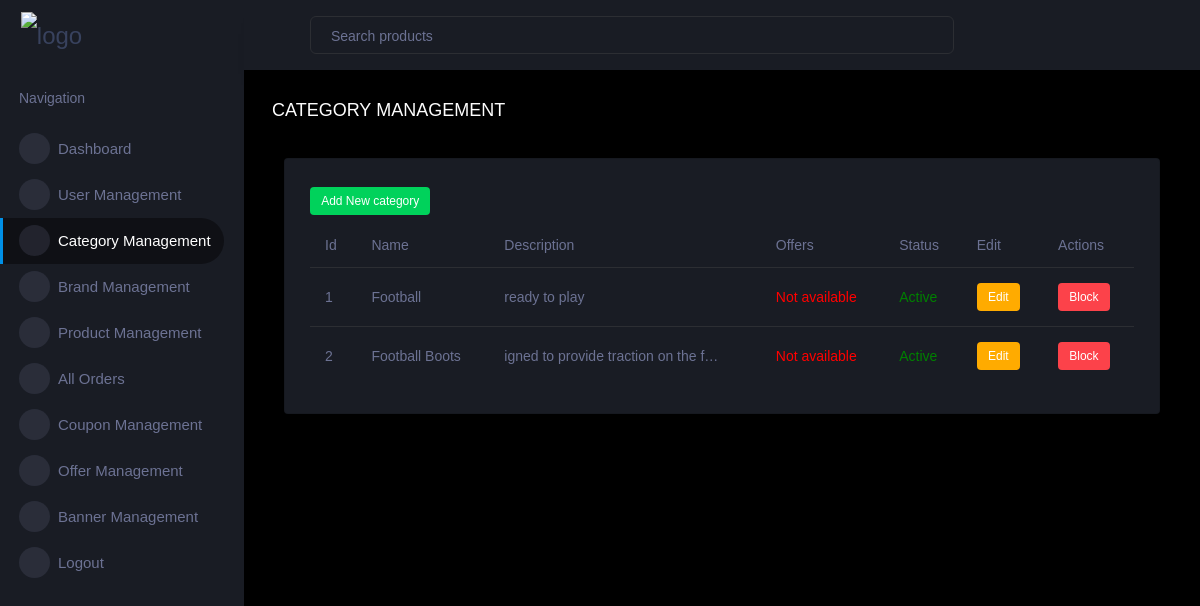
/admin_dash/category_management (signed in), run on the app's committed database.
### admin_dash/models.py (models this page shows, shortened)
class Category(models.Model) :
    name = models.CharField(max_length=150)
    description = models.TextField(max_length=250,default='Product description')
    offer = models.ForeignKey(Offer, on_delete=models.SET_NULL, blank=True, null=True)
    is_available = models.BooleanField(default=True)

### admin_dash/views.py (the view)
# urls.py: path('category_management',views.category_management, name='category_management'),
@login_required(login_url='admin_log_in')
def category_management(request) :
    all_category = Category.objects.all().order_by('-id')
    context = {
        'all_category':all_category
    }
    return render(request, 'admin_dash/category_manage.html',context)

### cart/context_processors.py (called while the page is built)
def cart_count(request):
    cart_item_count = 0
    if request.user.is_authenticated:
        cart_item_count = Cart.objects.filter(user=request.user).count()
    return {'cart_item_count': cart_item_count}

def wishlist_count(request) :
    wishlist_item_count = 0
    if request.user.is_authenticated :
        wishlist_item_count = Wishlist.objects.filter(user=request.user).count()
    return {'wishlist_item_count': wishlist_item_count}

### templates/admin_dash/category_manage.html (shortened to what this page needs)
{% extends "admin_dash/dash.html" %}
{%load static %}
{% block content %}
<div class="main-panel">
    <div class="content-wrapper">
      <div class="page-header">
        <h4 class="card-title">CATEGORY&nbsp;MANAGEMENT</h4>
      </div>
        <div class="col-lg-12 grid-margin stretch-card">
          <div class="card">
            <div class="card-body">
              <label class="badge badge-success"><a style="color : white;" href="{% url 'add_category' %}">Add New category</a></label>
              <div class="table-responsive">
                <table class="table">
                  <thead>
                    <tr>
                      <th>Id</th>
                      <th>Name</th>
                      <th>Description</th>
                      <th>Offers</th>
                      <th>Status</th>
                      <th>Edit</th>
                      <th>Actions</th>
                    </tr>
                  </thead>
                  <tbody>
                  {% for category in all_category%}
                    <tr>
                      <td>{{forloop.counter}}</td>
                      <td>{{category.name}}</td>
                      <td>{{category.description|truncatechars:35}}</td>
                      <td style="color:{% if category.offer%}blue{%else%}red{%endif%}">
                        {% if category.offer %}Offer available {% else %} Not available{% endif %}
                      </td>
                      <td style="color:{% if category.is_available%}green{%else%}red{%endif%}">
                        {% if category.is_available%}
                        Active
                        {% else %}
                        Inactive
                        {% endif %}
                      </td>
                      <td><label class="badge badge-warning"><a style="color : white;" href="{% url 'edit_category' category.id%}"> Edit </a></label></td>
                      <td>
                        {% if category.is_available %}
                            <label class="badge badge-danger">
                                <a class="delete-category" data-url="{% url 'category_delete' category.id %}" style="color: white;">Block</a>
                            </label>
                        {% else %}
                            <label class="badge badge-success">
                                <a class="unblock-category" data-url="{% url 'category_delete' category.id %}" style="color: white;">Unblock</a>
                            </label>
                        {% endif %}
                    </td>
                  </tr>
                    {%endfor%}
                   </tbody>
                </table>
              </div>
            </div>
          </div>
        </div>
      </div>
     </div>
  </div>
  </div>
{% endblock content %}

### data on the page
Category: name "Football", description "ready to play", shows "Not available", is_available "Active"
Category: name "Football Boots", description "igned to provide traction on the f…", shows "Not available", is_available "Active"
